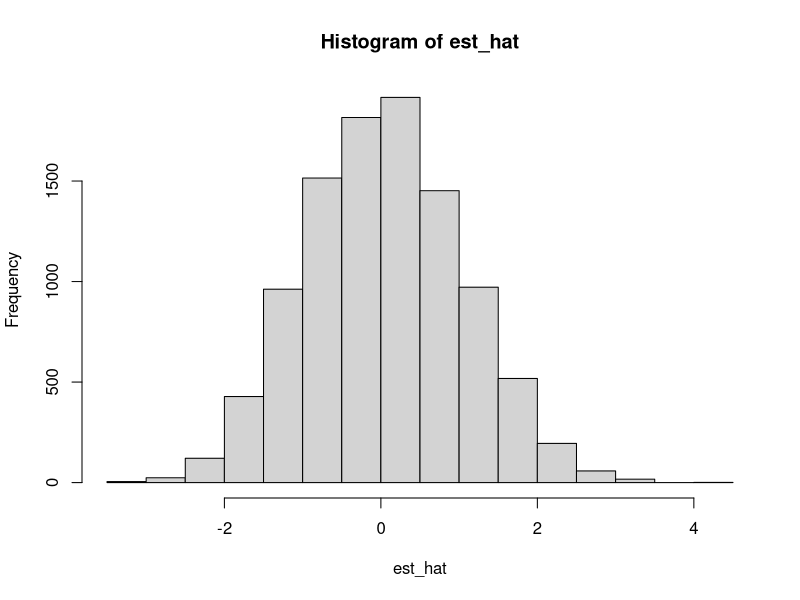
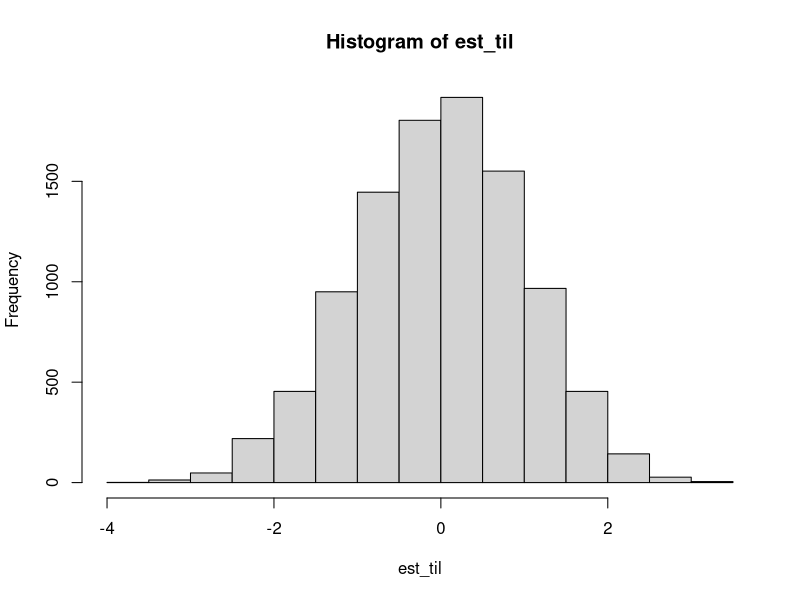

Write R code to recreate these figures, in order.
## ---- chunk 1
knitr::opts_chunk$set(echo = TRUE)
library(Matching)
## ---- chunk 2
data(lalonde)

# t studentizada ----------------------------------------------------------
z <- lalonde$treat
y <- lalonde$re78

n <- nrow(lalonde)
n1 <- sum(z) # quantos receberam tratamento
n0 <- n - n1 # quantos não receberam tratamento
tau <- mean(y[z == 1]) - mean(y[z == 0]) # efeito causal médio
s2 = var(y)

media_y_1 <- mean(y[z == 1])
s2_1 <- sum((y[z == 1] - media_y_1)^2)/(n1 - 1)

media_y_0 <- mean(y[z == 0])
s2_0 <- sum((y[z == 0] - media_y_0)^2)/(n0 - 1)

est_teste_frt <- tau / sqrt(s2_1/n1 + s2_0/n0)

# FRT Monte Carlo
mc <- 10^5
est_teste_frt_mc <- rep(0, mc)
for (i in 1:mc) {
  zpermut <- sample(z) # permutando z
  media_y_1 <- mean(y[zpermut == 1])
  s2_1 <- sum((y[zpermut == 1] - media_y_1)^2)/(n1 - 1)
  
  media_y_0 <- mean(y[zpermut == 0])
  s2_0 <- sum((y[zpermut == 0] - media_y_0)^2)/(n0 - 1)
  
  tau_permut <- mean(y[zpermut == 1]) - mean(y[zpermut == 0]) # efeito causal medio da permutação
  est_teste_frt_mc[i] <- tau_permut/sqrt(s2_1/n1 + s2_0/n0) # estatistica do teste da permutação
}

pvalor_frt_mc <- mean(abs(est_teste_frt_mc) >= abs(est_teste_frt)); pvalor_frt_mc
# H0: não existe efeito causal

est_test_frt_classico_t <- t.test(y[z == 1], y[z == 0], var.equal = FALSE)$statistic
pvalor_frt_classico_t <- t.test(y[z == 1], y[z == 0], var.equal = FALSE)$p.value
## ---- chunk 3
c(est_teste_frt, pvalor_frt_mc)
## ---- chunk 4
c(est_test_frt_classico_t, pvalor_frt_classico_t)
## ---- chunk 5
# wilcoxon ----------------------------------------------------------------
z <- lalonde$treat
y <- lalonde$re78

W_obs <- sum(rank(y)[z == 1])

# FRT Monte Carlo
mc <- 10^5
W_mc <- rep(0, mc)
for (i in 1:mc) {
  zpermut <- sample(z) # permutando z
  W_mc[i] <- sum(rank(y)[zpermut == 1]) # estatistica do teste da permutação
}

pvalor_W <- mean(W_mc >= W_obs)

stat <- wilcox.test(y[z == 1], y[z==0], exact = FALSE)$statistic
p <- wilcox.test(y[z == 1], y[z==0], exact = FALSE)$p.value
## ---- chunk 6
c(W_obs, pvalor_W)
## ---- chunk 7
c(stat, p)
## ---- chunk 8
set.seed(123)
n = 20
y0 = rnorm(n)
tau = rnorm(n, -0.5)
y1 = y0 + tau
z = rbinom(n, 1, 0.5)
y = z*y1 + (1-z)*y0
n1 = sum(z)
n0 = n - n1

## efeito causal medio
# mean(y[z == 1]) - mean(y[z == 0])

s2 =  sum((y-mean(y))^2)/(n-1)
estat = (mean(y[z==1]) - mean(y[z==0]))/(n*s2/(n1*n0))

permutation = function(n, n1){
  M = choose(n, n1)
  treat.index = combn(n, n1)
  Z_matriz = matrix(0, n, M)
  for(m in 1:M){
    treat = treat.index[, m]
    Z_matriz[treat, m] = 1
  }
  return(Z_matriz)
}

Z_matriz = permutation(n, n1)

## p_FRT
estat_comb = c()
for(i in 1:ncol(Z_matriz)){
  zpermut = Z_matriz[, i]
  estat_comb[i] = (mean(y[zpermut==1]) - mean(y[zpermut==0]))/(n*s2/(n1*n0))
}
mean(abs(estat_comb) >= abs(estat))
## ---- chunk 9
## p_FRT chapeu (mc)
R = 10^5
estat_mc = c()
for(i in 1:R){
  zpermut = sample(z)
  estat_mc[i] = (mean(y[zpermut==1]) - mean(y[zpermut==0]))/(n*s2/(n1*n0))
}

mean(abs(estat_mc) >= abs(estat))
## ---- chunk 10
## p_FRT tio (finite-sample valid Monte Carlo approximation)
(1+sum(abs(estat_mc) >= abs(estat)))/(R+1)
## ---- chunk 11
set.seed(123)

## Simulando o experimento
n = 100
n1 = 60
n0 = 40
y0 = sort(rexp(n), decreasing = TRUE)
tau = 1
y1 = y0 + tau
z = sample(c(rep(1, n1), rep(0, n0)))

## Efeito causal medio estimado
tau_hat = mean(y1[z == 1]) - mean(y0[z == 0])
tau_hat

## Variancia estimada (conservadora) (chapeu)
V_hat = var(y1[z == 1])/n1 + var(y0[z == 0])/n0
V_hat

## Variancia estimada (conservadora) (til)
V_til = (1/n)*(sqrt(n0/n1)*sd(y1[z == 1])+sqrt(n1/n0)*sd(y1[z == 0]))^2
V_til

## IC - Variancia chapeu
intervalo_confianca = c(tau_hat - 1.96*sqrt(V_hat), tau_hat + 1.96*sqrt(V_hat))
intervalo_confianca

## IC - Variancia til
intervalo_confianca = c(tau_hat - 1.96*sqrt(V_til), tau_hat + 1.96*sqrt(V_til))
intervalo_confianca

## Variancia estimada
var_hat_tau = var(y1)/n1 + var(y0)/n0 - var(y1 - y0)/n
var_hat_tau

## Permutando o tratamento - variancia chapeu
tau_hat_p = c()
V_hat_p = c()
lim_sup = c()
lim_inf = c()
est_hat = c()

for (i in 1:10^4) {
  z_permut = sample(z)
  tau_hat_p[i] = mean(y1[z_permut == 1]) - mean(y0[z_permut == 0])
  V_hat_p[i] = var(y1[z_permut == 1])/n1 + var(y0[z_permut == 0])/n0
  lim_sup[i] = tau_hat_p[i] + 1.96*sqrt(V_hat_p[i])
  lim_inf[i] = tau_hat_p[i] - 1.96*sqrt(V_hat_p[i])
  est_hat[i] = (tau_hat_p[i] - tau) / sqrt(V_hat_p[i])
}
mean(V_hat_p)

cobertura_hat = c()
for (i in 1:10^4) {
  cobertura_hat[i] = ifelse(lim_inf[i] < tau && tau < lim_sup[i], 1, 0)
}
mean(cobertura_hat)

hist(est_hat)

## Permutando o tratamento - variancia til
tau_hat_p = c()
V_til_p = c()
lim_sup = c()
lim_inf = c()
est_til = c()

for(i in 1:10^4) {
  z_permut = sample(z)
  tau_hat_p[i] = mean(y1[z_permut == 1]) - mean(y0[z_permut == 0])
  V_til_p[i] = (1/n)*(sqrt(n0/n1)*sd(y1[z_permut == 1])+sqrt(n1/n0)*sd(y1[z_permut == 0]))^2
  lim_sup[i] = tau_hat_p[i] + 1.96*sqrt(V_hat_p[i])
  lim_inf[i] = tau_hat_p[i] - 1.96*sqrt(V_hat_p[i])
  est_til[i] = (tau_hat_p[i] - tau) / sqrt(V_hat_p[i])
}
mean(V_til_p)

cobertura_til = c()
for (i in 1:10^4) {
  cobertura_til[i] = ifelse(lim_inf[i] < tau && tau < lim_sup[i], 1, 0)
}
mean(cobertura_til)
hist(est_til)

mean(V_til_p)
mean(V_hat_p)

mean(cobertura_hat)
mean(cobertura_til)
